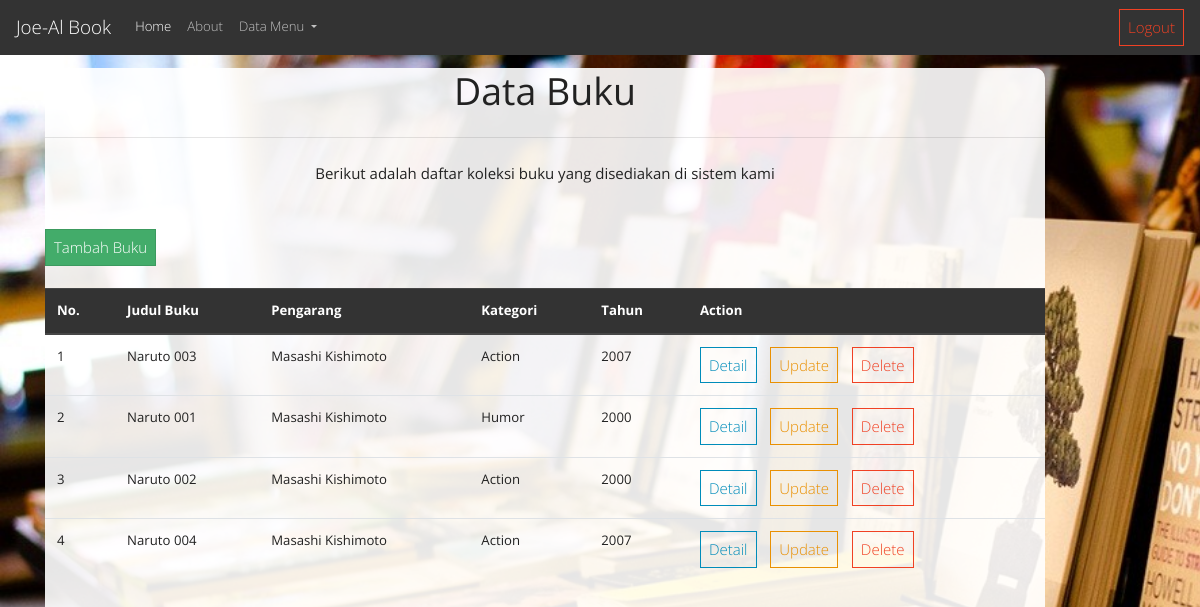
The app's page /index.php/buku with its own data.
### tables this page shows
CREATE TABLE `buku` (
  `id` int(3) NOT NULL,
  `judul` varchar(50) NOT NULL,
  `pengarang` varchar(50) NOT NULL,
  `id_penerbit` int(3) NOT NULL,
  `id_cat` int(3) NOT NULL,
  `jumlah` int(3) NOT NULL,
  `harga` int(11) NOT NULL,
  `tahun` int(5) NOT NULL,
  `foto` varchar(100) NOT NULL
);

CREATE TABLE `kategori` (
  `id` int(3) NOT NULL,
  `nama_kategori` varchar(30) NOT NULL
);

### application/controllers/Buku.php (called while the page is built, shortened)
<?php
class Buku extends CI_Controller {
	public function __construct()
	{
		$this->load->model('M_buku');
		$this->load->library('form_validation');
		$this->load->library('pdf');
		$this->load->library('pagination');
		$this->load->model('M_komentar');
	}
	public function index()
	{
		$data['buku'] = $this->M_buku->tampil_data();
		$this->load->view('databuku', $data);
	}
}

### index.php (called while the page is built, shortened)
<?php
require_once BASEPATH.'core/CodeIgniter.php';

### application/models/M_buku.php (called while the page is built, shortened)
<?php
class M_buku extends CI_Model {
	public function tampil_data()
	{
		$this->db->select('buku.*, penerbit.nama_penerbit, kategori.nama_kategori');
		$this->db->from('buku');
		$this->db->join('penerbit', 'buku.id_penerbit = penerbit.id');
		$this->db->join('kategori', 'buku.id_cat = kategori.id');
		$this->db->order_by('buku.jumlah', 'desc');
		$query = $this->db->get();
		return $query->result();
	}
}

### application/views/databuku.php (the view, shortened to what this page needs)
<!DOCTYPE html>
<html lang="en">
	<head>
		<link href="https://stackpath.bootstrapcdn.com/bootswatch/4.1.1/yeti/bootstrap.min.css" rel="stylesheet">
		<link rel="stylesheet" href="https://cdnjs.cloudflare.com/ajax/libs/open-iconic/1.1.1/font/css/open-iconic-bootstrap.min.css" />
	</head>
	<body>
		<nav class="navbar navbar-expand-lg navbar-dark bg-dark fixed-top">
			<a class="navbar-brand" href="#">Joe-Al Book</a>
			<div class="collapse navbar-collapse" id="navbarColor02">
			  	<ul class="navbar-nav mr-auto">
				    <li class="nav-item active">
				      <a class="nav-link" href="<?php echo base_url('Home/index'); ?>">Home <span class="sr-only">(current)</span></a>
				    </li>
				    <li class="nav-item">
				      <a class="nav-link" href="#">About</a>
				    </li>
				    <li class="nav-item dropdown">
				    	<a class="nav-link dropdown-toggle" href="#" id="navbarDropdown" role="button" data-toggle="dropdown" aria-haspopup="true" aria-expanded="false">
         					Data Menu
       					</a>
				    </li>
			  	</ul>
			  	<a class="btn btn-outline-danger my-2 my-sm-0" href="<?php echo base_url('Login/logout'); ?>">
			  		<span class="oi oi-account-logout"></span> Logout
			  	</a>
			</div>
		</nav>
		<br><br><br>
		<div class="container">
			<div class="wrapper" >
			<center><h1><b>Data Buku</b></h1></center>
			<center><hr class="my-4"></center>
			<center>Berikut adalah daftar koleksi buku yang disediakan di sistem kami</center>
			<br><br>
			<a class="btn btn-success" href="<?php echo base_url('Buku/input'); ?>">
				<span class="oi oi-plus"></span> Tambah Buku
			</a>
			<br><br>
			<table class="table table-hover table-inverse" id="table-buku">
				<thead class="thead-dark">
					<tr>
						<th>No.</th>
						<th>Judul Buku</th>
						<th>Pengarang</th>
						<th>Kategori</th>
						<th>Tahun</th>
						<th colspan="2">Action</th>
					</tr>
				</thead>
				<tbody>
					<?php $no = 1; foreach ($buku as $key) { ?>
					<tr>
						<td><?php echo $no++; ?></td>
						<td><?php echo $key->judul; ?></td>
						<td><?php echo $key->pengarang; ?></td>
						<td><?php echo $key->nama_kategori; ?></td>
						<td><?php echo $key->tahun; ?></td>
						<td>
							<a class="btn btn-outline-primary" href="<?php echo base_url('Buku/detail/'.$key->id) ?>">
								<span class="oi oi-magnifying-glass"></span> Detail
							</a>
							<a class="btn btn-outline-warning" href="<?php echo base_url('Buku/update/'.$key->id) ?>">
								<span class="oi oi-loop"></span> Update
							</a>
							<a class="btn btn-outline-danger" href="<?php echo base_url('Buku/delete/'.$key->id) ?>">
								<span class="oi oi-trash"></span> Delete
							</a>
						</td>
					</tr>
				<?php } ?>
				</tbody>
			</table>
		</div>
		</div>
	</body>
</html>

### records on screen
buku: judul "Naruto 003", pengarang "Masashi Kishimoto", id_cat.nama_kategori "Action", tahun "2007"
buku: judul "Naruto 001", pengarang "Masashi Kishimoto", id_cat.nama_kategori "Humor", tahun "2000"
buku: judul "Naruto 002", pengarang "Masashi Kishimoto", id_cat.nama_kategori "Action", tahun "2000"
buku: judul "Naruto 004", pengarang "Masashi Kishimoto", id_cat.nama_kategori "Action", tahun "2007"
